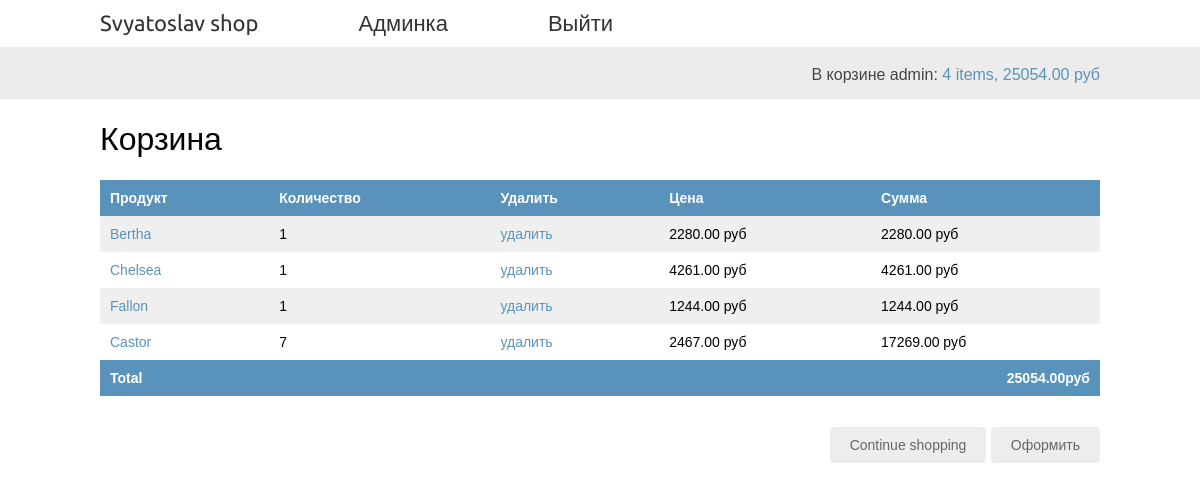
The page /cart/ (signed in) on the database as committed earlier.
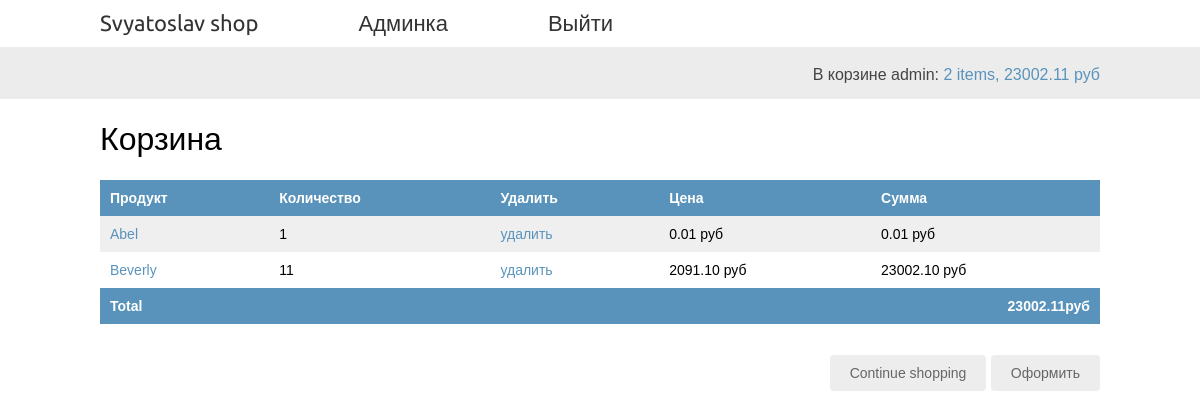
The same page on the database as committed later.
### cart/models.py (models this page shows, shortened)
class Cart_bd(models.Model):
    user = models.OneToOneField(User, on_delete=models.CASCADE)
    def get_total_cost(self):
        total_cost = sum(item.get_cost() for item in self.items.all())
        return total_cost

class CartItem(models.Model):
    cart = models.ForeignKey(Cart_bd,
                             related_name='items',
                             on_delete=models.CASCADE)
    product = models.ForeignKey(Product,
                                related_name='cart_items',
                                on_delete=models.CASCADE)
    price = models.DecimalField(max_digits=10, decimal_places=2)
    quantity = models.PositiveIntegerField(default=1)
    def get_cost(self):
        return self.price * self.quantity

### shop/models.py (models this page shows, shortened)
class Product(models.Model):
    article = models.CharField(max_length=10, unique=True)
    name = models.CharField(max_length=100)
    purchase_price = models.DecimalField(max_digits=10, decimal_places=2)
    retail_price = models.DecimalField(max_digits=10, decimal_places=2)
    available = models.BooleanField(default=True)
    description = models.TextField(blank=True)
    class Meta:
        ordering = ('name',)
        index_together = (('id', 'article'),)
    def get_absolute_url(self):
        return reverse('shop:product_detail', args=[self.id, self.article])

### cart/views.py (the view)
# urls.py: path('', views.cart_detail, name='cart_detail'),
@logger.catch
@login_required
def cart_detail(request):
    user = request.user
    cart = Cart(request)
    return render(request, 'cart/detail.html', {'username': user.username, 'cart': cart,
                                                'total_items': cart.__len__()})

### cart/cart.py (called while the page is built)
    def get_items_cart(self):
        return self.cart_item

    def __len__(self):
        if self.cart_item:
            return self.cart_item.count()
        return 0

    def get_total_price(self):
        return self.cart.get_total_cost()

### cart/templates/cart/detail.html (shortened to what this page needs)
{% extends "shop/base.html" %}
{% load static %}
{% block content %}
  <h1>Корзина</h1>
  <table class="cart">
    <thead>
      <tr>
        <th>Продукт</th>
        <th>Количество</th>
        <th>Удалить</th>
        <th>Цена</th>
        <th>Сумма</th>
      </tr>
    </thead>
    <tbody>
      {% for item in cart.get_items_cart %}
        {% with product=item.product %}
          <tr>
            <td>
                <a href="{{ product.get_absolute_url }}">{{ item.product.name }}</a>
            </td>
            <td>{{ item.quantity }}</td>
            <td><a href="{% url "cart:cart_remove" item.product.id %}">удалить</a></td>
            <td>{{ item.price }} руб</td>
            <td>{{ item.get_cost }} руб</td>
          </tr>
        {% endwith %}
      {% endfor %}
      <tr class="total">
        <td>Total</td>
        <td colspan="3"></td>
        <td class="num">{{ cart.get_total_price }}руб</td>
      </tr>
    </tbody>
  </table>
  <p class="text-right">
    <a href="{% url "shop:product_list" %}" class="button light">Continue shopping</a>
    <a href="{% url "orders:order_pdf" %}" class="button light">Оформить</a>
  </p>
{% endblock %}

### shop/templates/shop/base.html (shortened to what this page needs)
<!DOCTYPE html>
{% load static %}
<html>
        <head>
            <link href="{% static "css/base.css" %}" rel="stylesheet">
        </head>
    <body>
        <div id="header">
            <a href="/" class="logo">Svyatoslav shop</a>
            {% if username %}
            <a href="/admin" class="logo">Админка</a>
            <a href="{% url 'logout'%}?next={{request.path}}" class="logo">Выйти</a>
            {% else %}
            <a href="/accounts/register" class="logo">Регистрация</a>
            <a href="/accounts/login" class="logo">Вход</a>
            {% endif %}
        </div>
        <div id="subheader">
            <div class="cart">
          {% if total_items > 0 %}
            В корзине {{username}}:
            <a href="{% url "cart:cart_detail" %}">
              {{ total_items }} item{{ total_items|pluralize }},
              {{ cart.get_total_price }} руб
            </a>
          {% else %}
            {{username}} корзина пуста.
          {% endif %}
            </div>
        </div>
        <div id="content">
            {% block content %}{% endblock %}
        </div>
    </body>
</html>

Rows that differ between the two databases and show on the page:
removed CartItem: product.name "Bertha", quantity "1", price "2280.00", get_cost "2280.00"
removed CartItem: product.name "Chelsea", quantity "1", price "4261.00", get_cost "4261.00"
removed CartItem: product.name "Fallon", quantity "1", price "1244.00", get_cost "1244.00"
removed CartItem: product.name "Castor", quantity "7", price "2467.00", get_cost "17269.00"
computed for Cart_bd: get_total_price "25054.00" → "23002.11"
added CartItem: product.name "Abel", quantity "1", price "0.01", get_cost "0.01"
added CartItem: product.name "Beverly", quantity "11", price "2091.10", get_cost "23002.10"
Other text that changed with them:
{{ total_items }}: "4" → "2"
